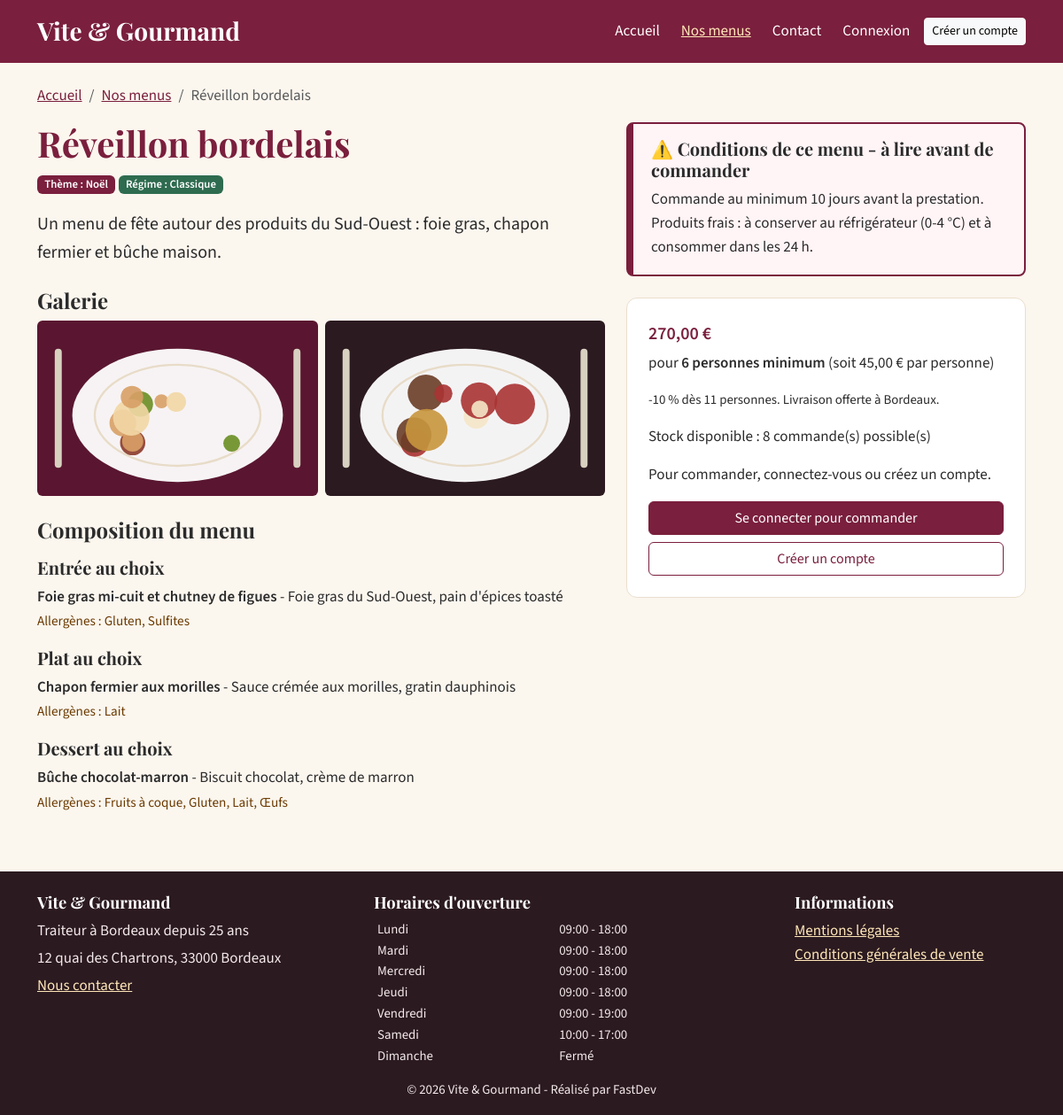
Screenshot of /menus/1 with the database file from the repository.
### tables this page shows
CREATE TABLE menu (
    menu_id                  INT UNSIGNED  NOT NULL AUTO_INCREMENT,
    titre                    VARCHAR(100)  NOT NULL,
    description              TEXT          NOT NULL,
    theme_id                 INT UNSIGNED  NOT NULL,
    regime_id                INT UNSIGNED  NOT NULL,
    nombre_personne_minimum  INT UNSIGNED  NOT NULL,
    prix_minimum             DECIMAL(10,2) NOT NULL COMMENT 'Prix pour le nombre minimum de personnes',
    conditions               TEXT          NOT NULL,
    quantite_restante        INT UNSIGNED  NOT NULL DEFAULT 0 COMMENT 'Stock : nombre de commandes encore possibles',
    actif                    TINYINT(1)    NOT NULL DEFAULT 1,
    created_at               DATETIME      NOT NULL DEFAULT CURRENT_TIMESTAMP,
    PRIMARY KEY (menu_id),
    KEY idx_menu_prix (prix_minimum),
    CONSTRAINT fk_menu_theme  FOREIGN KEY (theme_id)  REFERENCES theme (theme_id),
    CONSTRAINT fk_menu_regime FOREIGN KEY (regime_id) REFERENCES regime (regime_id),
    CONSTRAINT chk_menu_min   CHECK (nombre_personne_minimum >= 1),
    CONSTRAINT chk_menu_prix  CHECK (prix_minimum >= 0)
);

CREATE TABLE theme (
    theme_id INT UNSIGNED NOT NULL AUTO_INCREMENT,
    libelle  VARCHAR(50)  NOT NULL,
    PRIMARY KEY (theme_id),
    UNIQUE KEY uq_theme_libelle (libelle)
);

CREATE TABLE regime (
    regime_id INT UNSIGNED NOT NULL AUTO_INCREMENT,
    libelle   VARCHAR(50)  NOT NULL,
    PRIMARY KEY (regime_id),
    UNIQUE KEY uq_regime_libelle (libelle)
);

CREATE TABLE menu_image (
    image_id   INT UNSIGNED NOT NULL AUTO_INCREMENT,
    menu_id    INT UNSIGNED NOT NULL,
    chemin     VARCHAR(255) NOT NULL,
    texte_alt  VARCHAR(150) NOT NULL COMMENT 'Texte alternatif obligatoire (RGAA)',
    ordre      SMALLINT     NOT NULL DEFAULT 0,
    PRIMARY KEY (image_id),
    CONSTRAINT fk_image_menu FOREIGN KEY (menu_id) REFERENCES menu (menu_id) ON DELETE CASCADE
);

CREATE TABLE plat (
    plat_id     INT UNSIGNED NOT NULL AUTO_INCREMENT,
    titre       VARCHAR(100) NOT NULL,
    type        ENUM('entree','plat','dessert') NOT NULL,
    description VARCHAR(255) NULL,
    PRIMARY KEY (plat_id)
);

CREATE TABLE horaire (
    horaire_id      INT UNSIGNED NOT NULL AUTO_INCREMENT,
    jour            VARCHAR(10)  NOT NULL,
    ordre           TINYINT      NOT NULL COMMENT '1 = lundi ... 7 = dimanche',
    heure_ouverture TIME         NULL,
    heure_fermeture TIME         NULL,
    ferme           TINYINT(1)   NOT NULL DEFAULT 0,
    PRIMARY KEY (horaire_id),
    UNIQUE KEY uq_horaire_jour (jour)
);

### views/menus/show.php (the view, shortened to what the rows shown need)
<div class="container mt-4">
    <nav aria-label="Fil d'Ariane">
        <ol class="breadcrumb">
            <li class="breadcrumb-item"><a href="/">Accueil</a></li>
            <li class="breadcrumb-item"><a href="/menus">Nos menus</a></li>
            <li class="breadcrumb-item active" aria-current="page"><?= e($menu['titre']) ?></li>
        </ol>
    </nav>
    <div class="row g-4">
        <div class="col-lg-7">
            <h1><?= e($menu['titre']) ?></h1>
            <p>
                <span class="badge badge-theme">Thème : <?= e($menu['theme']) ?></span>
                <span class="badge badge-regime">Régime : <?= e($menu['regime']) ?></span>
            </p>
            <p class="lead"><?= e($menu['description']) ?></p>
            <?php if ($menu['images']): ?>
                <h2 class="h4 mt-4">Galerie</h2>
                <div class="row g-2 mb-4">
                    <?php foreach ($menu['images'] as $img): ?>
                        <div class="col-6">
                            <img src="<?= e($img['chemin']) ?>" alt="<?= e($img['texte_alt']) ?>" class="img-fluid rounded" loading="lazy" width="400" height="250">
                        </div>
                    <?php endforeach; ?>
                </div>
            <?php endif; ?>
            <h2 class="h4">Composition du menu</h2>
            <?php foreach (Dish::TYPES as $type => $label):
                $dishes = array_filter($menu['plats'], static fn($p) => $p['type'] === $type);
                if (!$dishes) continue; ?>
                <h3 class="h5 mt-3"><?= e($label) ?><?= count($dishes) > 1 ? 's' : '' ?> au choix</h3>
                <ul class="list-unstyled">
                    <?php foreach ($dishes as $p): ?>
                        <li class="mb-2">
                            <strong><?= e($p['titre']) ?></strong>
                            <?php if ($p['description']): ?> - <?= e($p['description']) ?><?php endif; ?>
                            <br><span class="allergens">Allergènes : <?= $p['allergenes'] ? e($p['allergenes']) : 'aucun allergène majeur' ?></span>
                        </li>
                    <?php endforeach; ?>
                </ul>
            <?php endforeach; ?>
        </div>
        <aside class="col-lg-5" aria-label="Commander ce menu">
            <div class="conditions-box mb-4" role="note" aria-labelledby="conditions-title">
                <h2 id="conditions-title" class="h5"><span aria-hidden="true">⚠️</span> Conditions de ce menu - à lire avant de commander</h2>
                <p class="mb-0"><?= nl2br(e($menu['conditions'])) ?></p>
            </div>
            <div class="price-summary p-4">
                <p class="price mb-1"><?= money($menu['prix_minimum']) ?></p>
                <p>pour <strong><?= (int) $menu['nombre_personne_minimum'] ?> personnes minimum</strong>
                    (soit <?= money((float) $menu['prix_minimum'] / (int) $menu['nombre_personne_minimum']) ?> par personne)</p>
                <p class="small">-10 % dès <?= (int) $menu['nombre_personne_minimum'] + 5 ?> personnes. Livraison offerte à Bordeaux.</p>
                <p class="<?= (int) $menu['quantite_restante'] <= 3 ? 'text-danger fw-semibold' : '' ?>">
                    Stock disponible : <?= (int) $menu['quantite_restante'] ?> commande(s) possible(s)
                </p>
                <?php if ((int) $menu['quantite_restante'] < 1): ?>
                    <p class="alert alert-warning mb-0">Ce menu n'est plus disponible à la commande.</p>
                <?php elseif (!Auth::check()): ?>
                    <p>Pour commander, connectez-vous ou créez un compte.</p>
                    <a href="/connexion" class="btn btn-primary w-100 mb-2">Se connecter pour commander</a>
                    <a href="/inscription" class="btn btn-outline-primary w-100">Créer un compte</a>
                <?php elseif (Auth::role() === Auth::ROLE_USER): ?>
                    <a href="/commander/<?= (int) $menu['menu_id'] ?>" class="btn btn-primary btn-lg w-100">Commander ce menu</a>
                <?php else: ?>
                    <p class="small mb-0">La commande en ligne est réservée aux comptes clients.</p>
                <?php endif; ?>
            </div>
        </aside>
    </div>
</div>

### src/Core/Router.php (shortened to what the rows shown need)
<?php
final class Router
{
    private array $routes = [];
    private function add(string $method, string $path, string $handler, array $roles): void
    {
        $this->routes[] = compact('method', 'regex', 'handler', 'roles');
    }
    public function dispatch(string $method, string $uri): void
    {
        $path = rtrim(parse_url($uri, PHP_URL_PATH) ?: '/', '/') ?: '/';
        foreach ($this->routes as $route) {
            if ($route['method'] !== $method || !preg_match($route['regex'], $path, $m)) {
                continue;
            }
            [$class, $action] = explode('@', $route['handler']);
            $params = array_map('intval', array_filter($m, 'is_string', ARRAY_FILTER_USE_KEY));
            (new $fqcn())->$action(...$params);
            return;
        }
    }
}

### views/layout.php (shortened to what the rows shown need)
<?php
$current = parse_url($_SERVER['REQUEST_URI'] ?? '/', PHP_URL_PATH);
$isActive = static fn(string $path): string => ($current === $path || ($path !== '/' && str_starts_with((string) $current, $path))) ? ' active" aria-current="page' : '';
try {
    $schedules = (new \App\Models\Reference())->schedules();
} catch (\Throwable) {
    $schedules = [];
}
$user = Auth::user();
?>
<!doctype html>
<html lang="fr">
<head>
    <link rel="stylesheet" href="/assets/vendor/bootstrap/bootstrap.min.css">
    <link rel="stylesheet" href="/assets/css/style.css">
</head>
<body class="d-flex flex-column min-vh-100">
<header>
    <nav class="navbar navbar-expand-lg navbar-vg" aria-label="Navigation principale">
        <div class="container">
            <a class="navbar-brand fs-3" href="/">Vite &amp; Gourmand</a>
            <div class="collapse navbar-collapse" id="nav">
                <ul class="navbar-nav ms-auto align-items-lg-center gap-lg-2">
                    <li class="nav-item"><a class="nav-link<?= $isActive('/') ?>" href="/">Accueil</a></li>
                    <li class="nav-item"><a class="nav-link<?= $isActive('/menus') ?>" href="/menus">Nos menus</a></li>
                    <li class="nav-item"><a class="nav-link<?= $isActive('/contact') ?>" href="/contact">Contact</a></li>
                    <?php if ($user === null): ?>
                        <li class="nav-item"><a class="nav-link<?= $isActive('/connexion') ?>" href="/connexion">Connexion</a></li>
                        <li class="nav-item"><a class="btn btn-light btn-sm" href="/inscription">Créer un compte</a></li>
                    <?php endif; ?>
                </ul>
            </div>
        </div>
    </nav>
</header>
<main id="contenu" class="flex-grow-1" tabindex="-1">
    <?= $content ?>
</main>
<footer class="footer-vg mt-5 pt-4 pb-3">
    <div class="container">
        <div class="row g-4">
            <div class="col-md-4">
                <h2>Vite &amp; Gourmand</h2>
                <p class="mb-1">Traiteur à Bordeaux depuis 25 ans</p>
                <p class="mb-1">12 quai des Chartrons, 33000 Bordeaux</p>
                <p><a href="/contact">Nous contacter</a></p>
            </div>
            <div class="col-md-5">
                <h2>Horaires d'ouverture</h2>
                <table class="table table-sm table-borderless mb-0 small">
                    <tbody>
                    <?php foreach ($schedules as $h): ?>
                        <tr>
                            <th scope="row" class="fw-normal py-0"><?= e($h['jour']) ?></th>
                            <td class="py-0"><?= $h['ferme'] ? 'Fermé' : e(substr((string) $h['heure_ouverture'], 0, 5) . ' - ' . substr((string) $h['heure_fermeture'], 0, 5)) ?></td>
                        </tr>
                    <?php endforeach; ?>
                    </tbody>
                </table>
            </div>
            <div class="col-md-3">
                <h2>Informations</h2>
                <ul class="list-unstyled">
                    <li><a href="/mentions-legales">Mentions légales</a></li>
                    <li><a href="/cgv">Conditions générales de vente</a></li>
                </ul>
            </div>
        </div>
        <p class="small text-center mt-3 mb-0">&copy; <?= date('Y') ?> Vite &amp; Gourmand - Réalisé par FastDev</p>
    </div>
</footer>
</body>
</html>

### rows the page displays
menu: titre "Réveillon bordelais", theme.libelle "Noël", regime.libelle "Classique", description "Un menu de fête autour des produits du Sud-Ouest : foie gras, chapon fermier et bûche maison.", label "Entrée", label "Plat", label "Dessert", conditions "Commande au minimum 10 jours avant la prestation. Produits frais : à conserver au réfrigérateur (0-4 °C) et à consommer dans les 24 h.", prix_minimum "270,00 €", nombre_personne_minimum "6", money((float) $menu['prix_minimum'] / (int) $menu['nombre_personne_minimum']) "45,00 €", (int) $menu['nombre_personne_minimum'] + 5 "11", quantite_restante "8", shows "Pour commander, connectez-vous ou créez un compte."
menu_image: chemin (picture)
menu_image: chemin (picture)
plat: titre "Foie gras mi-cuit et chutney de figues", description "Foie gras du Sud-Ouest, pain d'épices toasté", allergenes "Gluten, Sulfites"
plat: titre "Chapon fermier aux morilles", description "Sauce crémée aux morilles, gratin dauphinois", allergenes "Lait"
plat: titre "Bûche chocolat-marron", description "Biscuit chocolat, crème de marron", allergenes "Fruits à coque, Gluten, Lait, Œufs"
horaire: jour "Lundi", heure_ouverture+heure_fermeture "09:00 - 18:00"
horaire: jour "Mardi", heure_ouverture+heure_fermeture "09:00 - 18:00"
horaire: jour "Mercredi", heure_ouverture+heure_fermeture "09:00 - 18:00"
horaire: jour "Jeudi", heure_ouverture+heure_fermeture "09:00 - 18:00"
horaire: jour "Vendredi", heure_ouverture+heure_fermeture "09:00 - 19:00"
horaire: jour "Samedi", heure_ouverture+heure_fermeture "10:00 - 17:00"
horaire: jour "Dimanche", ferme "Fermé"
